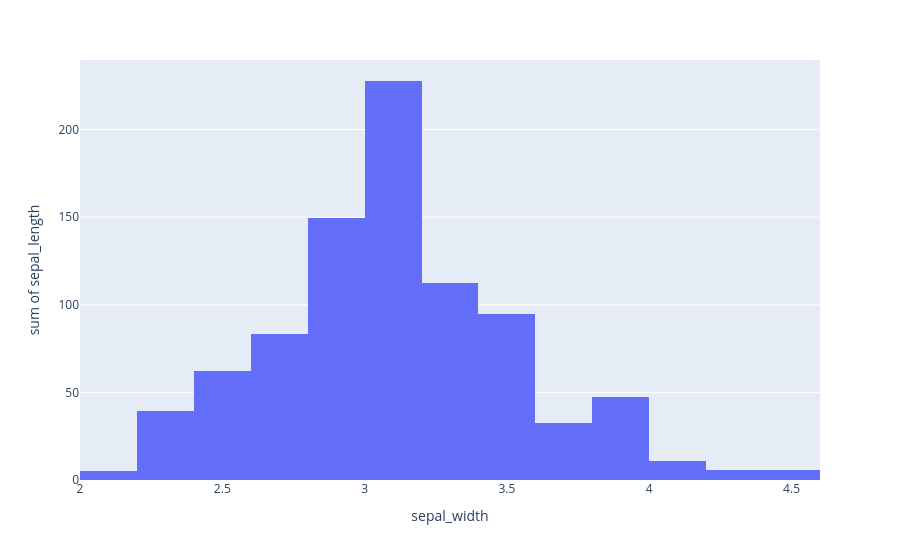

Notebook cell for this chart:
### Code cell
fig3=px.histogram(iris,x="sepal_width",y="sepal_length")
fig3.show()

### Figure 1 — Plotly figure (JSON) as saved in the notebook; plotly's stock layout.template omitted (floating-point values rounded to 4 significant figures; data arrays with more than 128 entries replaced by an {"elided": "..."} marker saying what was removed)
{"data": [{"bingroup": "x", "histfunc": "sum", "hovertemplate": "sepal_width=%{x}<br>sum of sepal_length=%{y}<extra></extra>", "legendgroup": "", "marker": {"color": "#636efa", "pattern": {"shape": ""}}, "name": "", "orientation": "v", "showlegend": false, "type": "histogram", "x": {"elided": "150 float values"}, "xaxis": "x", "y": {"elided": "150 float values"}, "yaxis": "y"}], "layout": {"barmode": "relative", "legend": {"tracegroupgap": 0}, "margin": {"t": 60}, "xaxis": {"anchor": "y", "domain": [0, 1], "title": {"text": "sepal_width"}}, "yaxis": {"anchor": "x", "domain": [0, 1], "title": {"text": "sum of sepal_length"}}}}
